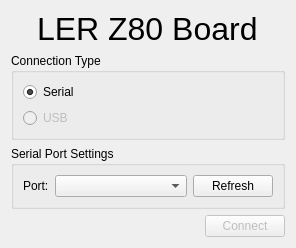
<?xml version="1.0" encoding="UTF-8"?>
<ui version="4.0">
 <class>Connection</class>
 <widget class="QWidget" name="Connection">
  <property name="geometry">
   <rect>
    <x>0</x>
    <y>0</y>
    <width>296</width>
    <height>233</height>
   </rect>
  </property>
  <property name="sizePolicy">
   <sizepolicy hsizetype="Preferred" vsizetype="Minimum">
    <horstretch>0</horstretch>
    <verstretch>0</verstretch>
   </sizepolicy>
  </property>
  <property name="windowTitle">
   <string>Z80 Board Utility</string>
  </property>
  <layout class="QVBoxLayout" name="verticalLayout">
   <item>
    <layout class="QHBoxLayout" name="horizontalLayout">
     <item>
      <spacer name="horizontalSpacer">
       <property name="orientation">
        <enum>Qt::Horizontal</enum>
       </property>
       <property name="sizeHint" stdset="0">
        <size>
         <width>40</width>
         <height>20</height>
        </size>
       </property>
      </spacer>
     </item>
     <item>
      <widget class="QLabel" name="label">
       <property name="sizePolicy">
        <sizepolicy hsizetype="Minimum" vsizetype="Minimum">
         <horstretch>0</horstretch>
         <verstretch>0</verstretch>
        </sizepolicy>
       </property>
       <property name="font">
        <font>
         <pointsize>24</pointsize>
        </font>
       </property>
       <property name="text">
        <string notr="true">LER Z80 Board</string>
       </property>
      </widget>
     </item>
     <item>
      <spacer name="horizontalSpacer_2">
       <property name="orientation">
        <enum>Qt::Horizontal</enum>
       </property>
       <property name="sizeHint" stdset="0">
        <size>
         <width>40</width>
         <height>20</height>
        </size>
       </property>
      </spacer>
     </item>
    </layout>
   </item>
   <item>
    <widget class="QGroupBox" name="groupBox">
     <property name="sizePolicy">
      <sizepolicy hsizetype="Minimum" vsizetype="Minimum">
       <horstretch>0</horstretch>
       <verstretch>0</verstretch>
      </sizepolicy>
     </property>
     <property name="title">
      <string>Connection Type</string>
     </property>
     <layout class="QVBoxLayout" name="verticalLayout_2">
      <item>
       <widget class="QRadioButton" name="rbSerial">
        <property name="text">
         <string>Serial</string>
        </property>
        <property name="checked">
         <bool>true</bool>
        </property>
       </widget>
      </item>
      <item>
       <widget class="QRadioButton" name="rbUSB">
        <property name="enabled">
         <bool>false</bool>
        </property>
        <property name="text">
         <string>USB</string>
        </property>
        <property name="checkable">
         <bool>true</bool>
        </property>
       </widget>
      </item>
     </layout>
    </widget>
   </item>
   <item>
    <widget class="QGroupBox" name="serialGroup">
     <property name="sizePolicy">
      <sizepolicy hsizetype="Preferred" vsizetype="Minimum">
       <horstretch>0</horstretch>
       <verstretch>0</verstretch>
      </sizepolicy>
     </property>
     <property name="title">
      <string>Serial Port Settings</string>
     </property>
     <layout class="QGridLayout" name="gridLayout">
      <item row="0" column="1">
       <widget class="QComboBox" name="cbPort">
        <property name="sizePolicy">
         <sizepolicy hsizetype="Expanding" vsizetype="Fixed">
          <horstretch>0</horstretch>
          <verstretch>0</verstretch>
         </sizepolicy>
        </property>
       </widget>
      </item>
      <item row="0" column="0">
       <widget class="QLabel" name="label_2">
        <property name="sizePolicy">
         <sizepolicy hsizetype="Minimum" vsizetype="Preferred">
          <horstretch>0</horstretch>
          <verstretch>0</verstretch>
         </sizepolicy>
        </property>
        <property name="text">
         <string>Port:</string>
        </property>
       </widget>
      </item>
      <item row="0" column="2">
       <widget class="QPushButton" name="btnSerialReset">
        <property name="text">
         <string>Refresh</string>
        </property>
       </widget>
      </item>
     </layout>
    </widget>
   </item>
   <item>
    <layout class="QHBoxLayout" name="horizontalLayout_2">
     <item>
      <spacer name="horizontalSpacer_3">
       <property name="orientation">
        <enum>Qt::Horizontal</enum>
       </property>
       <property name="sizeHint" stdset="0">
        <size>
         <width>40</width>
         <height>20</height>
        </size>
       </property>
      </spacer>
     </item>
     <item>
      <widget class="QPushButton" name="btnGo">
       <property name="enabled">
        <bool>false</bool>
       </property>
       <property name="text">
        <string>Connect</string>
       </property>
      </widget>
     </item>
    </layout>
   </item>
  </layout>
 </widget>
 <resources/>
 <connections/>
</ui>
